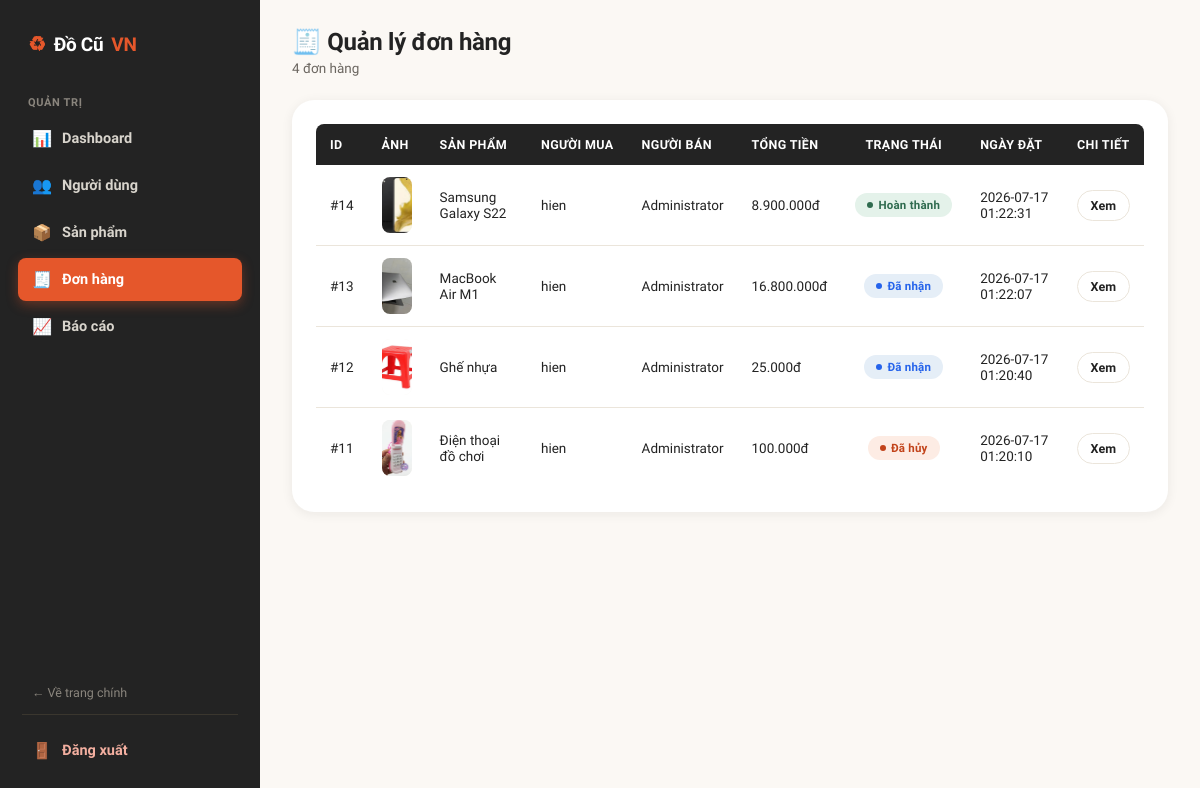
/admin/orders.php (signed in), run on an earlier commit of the app's database.
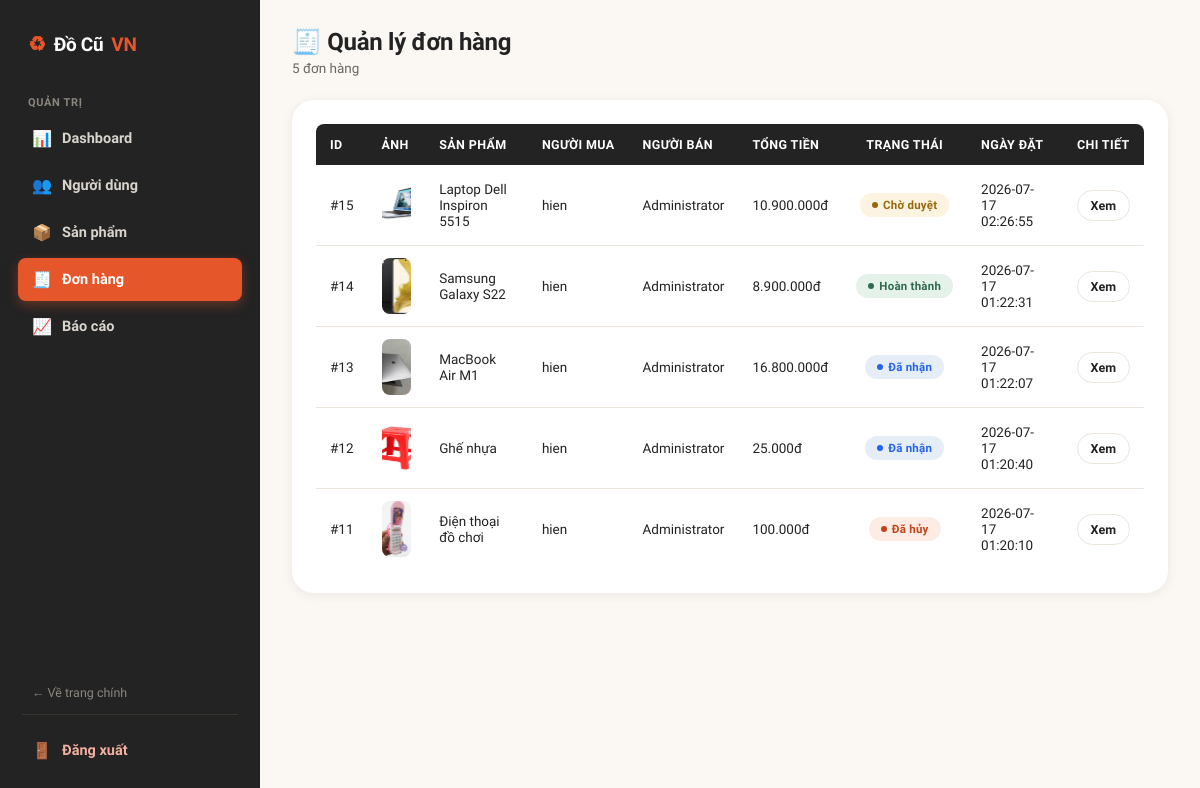
And on a later commit of the database.
### tables this page shows
CREATE TABLE `orders` (
  `id` int(11) NOT NULL,
  `buyer_id` int(11) NOT NULL,
  `seller_id` int(11) NOT NULL,
  `total_amount` decimal(12,2) NOT NULL,
  `status` enum('pending','accepted','completed','cancelled','rejected') DEFAULT 'pending',
  `note` text DEFAULT NULL,
  `receiver_name` varchar(255) DEFAULT NULL,
  `receiver_phone` varchar(20) DEFAULT NULL,
  `receiver_address` text DEFAULT NULL,
  `created_at` timestamp NOT NULL DEFAULT current_timestamp(),
  `updated_at` timestamp NOT NULL DEFAULT current_timestamp() ON UPDATE current_timestamp(),
  `payment_method` varchar(30) DEFAULT 'COD',
  `payment_status` enum('pending','paid','failed') DEFAULT 'pending',
  `payment_time` datetime DEFAULT NULL,
  `transaction_id` varchar(100) DEFAULT NULL
);

CREATE TABLE `products` (
  `id` int(11) NOT NULL,
  `user_id` int(11) NOT NULL,
  `category_id` int(11) NOT NULL,
  `title` varchar(255) NOT NULL,
  `description` text DEFAULT NULL,
  `price` decimal(12,2) NOT NULL,
  `image` varchar(255) DEFAULT NULL,
  `condition_item` enum('new','like_new','good','fair') DEFAULT 'good',
  `location` varchar(255) DEFAULT NULL,
  `views` int(11) DEFAULT 0,
  `status` enum('active','pending','sold','hidden','rejected','deleted') DEFAULT 'pending',
  `created_at` timestamp NOT NULL DEFAULT current_timestamp(),
  `updated_at` timestamp NOT NULL DEFAULT current_timestamp() ON UPDATE current_timestamp()
);

CREATE TABLE `users` (
  `id` int(11) NOT NULL,
  `fullname` varchar(100) NOT NULL,
  `username` varchar(50) NOT NULL,
  `email` varchar(100) NOT NULL,
  `password` varchar(255) NOT NULL,
  `phone` varchar(20) DEFAULT NULL,
  `avatar` varchar(255) DEFAULT 'uploads/avatar/default.png',
  `address` varchar(255) DEFAULT NULL,
  `gender` enum('Nam','Nữ','Khác') DEFAULT NULL,
  `dob` date DEFAULT NULL,
  `role` enum('admin','user') NOT NULL DEFAULT 'user',
  `status` enum('active','blocked') NOT NULL DEFAULT 'active',
  `created_at` timestamp NOT NULL DEFAULT current_timestamp(),
  `updated_at` timestamp NOT NULL DEFAULT current_timestamp() ON UPDATE current_timestamp()
);

### admin/inc/auth.php (called while the page is built, shortened)
<?php
if (!function_exists("e")) {
    function e($value): string
    {
        return htmlspecialchars((string)($value ?? ""), ENT_QUOTES, "UTF-8");
    }
}
if (!function_exists("money")) {
    function money($amount): string
    {
        return number_format((float)$amount, 0, ",", ".") . "đ";
    }
}
if (!function_exists("statusBadge")) {
    function statusBadge(?string $status): array
    {
        $map = [
            "active"    => ["Đang bán",     "badge-success"],
            "pending"   => ["Chờ duyệt",    "badge-warning"],
            "sold"      => ["Đã bán",       "badge-info"],
            "hidden"    => ["Đã ẩn",        "badge-neutral"],
            "rejected"  => ["Từ chối",      "badge-danger"],
            "deleted"   => ["Đã xóa",       "badge-danger"],
            "accepted"  => ["Đã nhận",      "badge-info"],
            "completed" => ["Hoàn thành",   "badge-success"],
            "cancelled" => ["Đã hủy",       "badge-danger"],
            "blocked"   => ["Đã khóa",      "badge-danger"],
        ];
        $status = trim((string)$status);
        return $map[$status];
    }
}

### admin/orders.php (the view, shortened to what this page needs)
<?php
require_once "inc/auth.php";
$result = $conn->query("
    SELECT
        o.id,
        o.total_amount,
        o.status,
        o.created_at,
        u1.fullname AS buyer_name,
        u2.fullname AS seller_name,
        p.title,
        p.image
    FROM orders o
    LEFT JOIN users u1 ON o.buyer_id = u1.id
    LEFT JOIN users u2 ON o.seller_id = u2.id
    LEFT JOIN order_details od ON o.id = od.order_id
    LEFT JOIN products p ON od.product_id = p.id
    ORDER BY o.created_at DESC
");
?>
<!DOCTYPE html>
<html lang="vi">
<head>
<link rel="stylesheet" href="../assets/css/admin.css">
</head>
<body>
<div class="admin-wrapper">
    <?php include "sidebar.php"; ?>
    <main class="admin-main">
        <div class="admin-topbar">
            <div>
                <h1>🧾 Quản lý đơn hàng</h1>
                <div class="subtitle"><?= $result->num_rows ?> đơn hàng</div>
            </div>
        </div>
        <div class="panel">
            <div class="table-scroll">
                <table class="admin-table">
                    <thead>
                    <tr>
                        <th>ID</th>
                        <th>Ảnh</th>
                        <th>Sản phẩm</th>
                        <th>Người mua</th>
                        <th>Người bán</th>
                        <th>Tổng tiền</th>
                        <th class="center">Trạng thái</th>
                        <th>Ngày đặt</th>
                        <th class="center">Chi tiết</th>
                    </tr>
                    </thead>
                    <tbody>
                    <?php if ($result->num_rows === 0): ?>
                        <tr class="empty-row"><td colspan="9">Chưa có đơn hàng nào.</td></tr>
                    <?php else: while ($o = $result->fetch_assoc()):
                        [$label, $cls] = statusBadge($o["status"]);
                    ?>
                        <tr>
                            <td>#<?= (int)$o["id"] ?></td>
                            <td>
                                <?php if (!empty($o["image"])): ?>
                                    <img class="thumb" src="../<?= e($o["image"]) ?>" alt="">
                                <?php else: ?>
                                    <div class="thumb" style="display:flex;align-items:center;justify-content:center;">📦</div>
                                <?php endif; ?>
                            </td>
                            <td><?= $o["title"] !== null ? e($o["title"]) : "<em>—</em>" ?></td>
                            <td><?= $o["buyer_name"] !== null ? e($o["buyer_name"]) : "<em>(đã xóa)</em>" ?></td>
                            <td><?= $o["seller_name"] !== null ? e($o["seller_name"]) : "<em>(đã xóa)</em>" ?></td>
                            <td><?= money($o["total_amount"]) ?></td>
                            <td class="center"><span class="badge <?= $cls ?>"><?= e($label) ?></span></td>
                            <td><?= e($o["created_at"]) ?></td>
                            <td class="center">
                                <a class="btn btn-sm btn-outline" href="transactions.php?id=<?= (int)$o["id"] ?>">
                                    Xem
                                </a>
                            </td>
                        </tr>
                    <?php endwhile; endif; ?>
                    </tbody>
                </table>
            </div>
        </div>
    </main>
</div>
</body>
</html>

What changed in the data, as far as the page shows it:
added orders: id "15", products.image (picture), products.title "Laptop Dell Inspiron 5515", buyer.fullname "hien", seller.fullname "Administrator", total_amount "10.900.000đ", label "Chờ duyệt", created_at "2026-07-17 02:26:55"
Also different on the page:
$result->num_rows: "4" → "5"
